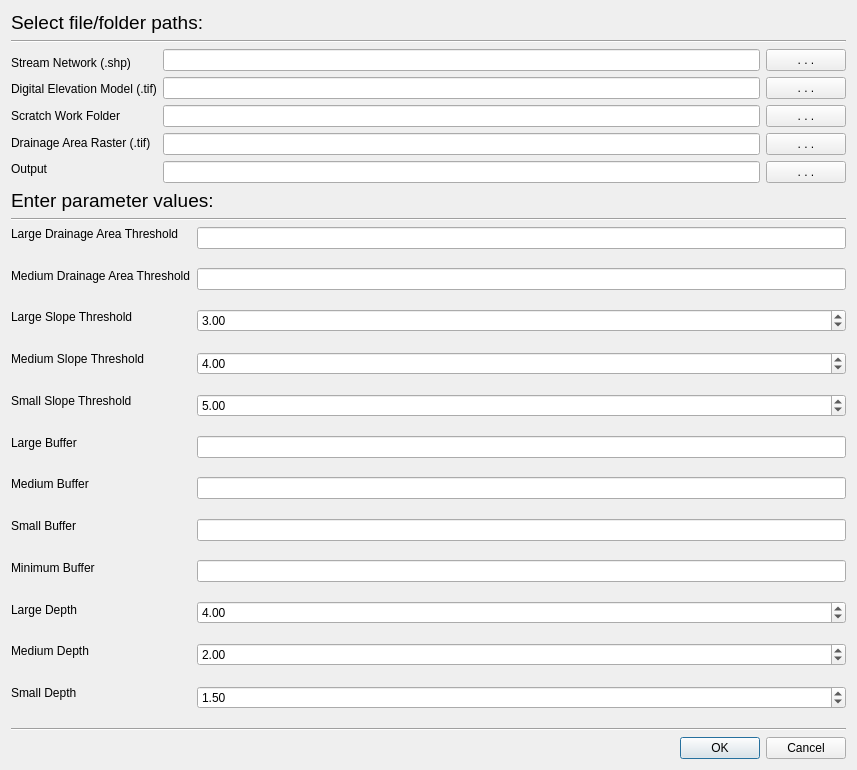
<?xml version="1.0" encoding="UTF-8"?>
<ui version="4.0">
 <class>Dialog</class>
 <widget class="QDialog" name="Dialog">
  <property name="geometry">
   <rect>
    <x>0</x>
    <y>0</y>
    <width>857</width>
    <height>770</height>
   </rect>
  </property>
  <property name="windowTitle">
   <string>Valley Bottom Extraction Tool</string>
  </property>
  <layout class="QGridLayout" name="gridLayout_2">
   <item row="0" column="0">
    <layout class="QVBoxLayout" name="verticalLayout_4">
     <item>
      <widget class="QLabel" name="label">
       <property name="font">
        <font>
         <pointsize>14</pointsize>
        </font>
       </property>
       <property name="text">
        <string>Select file/folder paths:</string>
       </property>
      </widget>
     </item>
     <item>
      <spacer name="verticalSpacer_37">
       <property name="orientation">
        <enum>Qt::Vertical</enum>
       </property>
       <property name="sizeHint" stdset="0">
        <size>
         <width>20</width>
         <height>40</height>
        </size>
       </property>
      </spacer>
     </item>
     <item>
      <widget class="Line" name="line_2">
       <property name="orientation">
        <enum>Qt::Horizontal</enum>
       </property>
      </widget>
     </item>
     <item>
      <layout class="QHBoxLayout" name="horizontalLayout_3">
       <item>
        <layout class="QVBoxLayout" name="verticalLayout_6">
         <item>
          <spacer name="verticalSpacer_3">
           <property name="orientation">
            <enum>Qt::Vertical</enum>
           </property>
           <property name="sizeHint" stdset="0">
            <size>
             <width>20</width>
             <height>40</height>
            </size>
           </property>
          </spacer>
         </item>
         <item>
          <widget class="QLabel" name="label_stream">
           <property name="text">
            <string>Stream Network (.shp)</string>
           </property>
          </widget>
         </item>
         <item>
          <spacer name="verticalSpacer_5">
           <property name="orientation">
            <enum>Qt::Vertical</enum>
           </property>
           <property name="sizeHint" stdset="0">
            <size>
             <width>20</width>
             <height>40</height>
            </size>
           </property>
          </spacer>
         </item>
         <item>
          <widget class="QLabel" name="label_DEM">
           <property name="text">
            <string>Digital Elevation Model (.tif)</string>
           </property>
          </widget>
         </item>
         <item>
          <spacer name="verticalSpacer_2">
           <property name="orientation">
            <enum>Qt::Vertical</enum>
           </property>
           <property name="sizeHint" stdset="0">
            <size>
             <width>20</width>
             <height>40</height>
            </size>
           </property>
          </spacer>
         </item>
         <item>
          <widget class="QLabel" name="label_scratch">
           <property name="text">
            <string>Scratch Work Folder</string>
           </property>
          </widget>
         </item>
         <item>
          <spacer name="verticalSpacer">
           <property name="orientation">
            <enum>Qt::Vertical</enum>
           </property>
           <property name="sizeHint" stdset="0">
            <size>
             <width>20</width>
             <height>40</height>
            </size>
           </property>
          </spacer>
         </item>
         <item>
          <widget class="QLabel" name="label_da">
           <property name="text">
            <string>Drainage Area Raster (.tif)</string>
           </property>
          </widget>
         </item>
         <item>
          <spacer name="verticalSpacer_4">
           <property name="orientation">
            <enum>Qt::Vertical</enum>
           </property>
           <property name="sizeHint" stdset="0">
            <size>
             <width>20</width>
             <height>40</height>
            </size>
           </property>
          </spacer>
         </item>
         <item>
          <widget class="QLabel" name="label_output">
           <property name="text">
            <string>Output</string>
           </property>
          </widget>
         </item>
         <item>
          <spacer name="verticalSpacer_6">
           <property name="orientation">
            <enum>Qt::Vertical</enum>
           </property>
           <property name="sizeHint" stdset="0">
            <size>
             <width>20</width>
             <height>40</height>
            </size>
           </property>
          </spacer>
         </item>
        </layout>
       </item>
       <item>
        <layout class="QVBoxLayout" name="verticalLayout_7">
         <item>
          <spacer name="verticalSpacer_19">
           <property name="orientation">
            <enum>Qt::Vertical</enum>
           </property>
           <property name="sizeHint" stdset="0">
            <size>
             <width>20</width>
             <height>40</height>
            </size>
           </property>
          </spacer>
         </item>
         <item>
          <widget class="QLineEdit" name="lineEdit_stream"/>
         </item>
         <item>
          <spacer name="verticalSpacer_20">
           <property name="orientation">
            <enum>Qt::Vertical</enum>
           </property>
           <property name="sizeHint" stdset="0">
            <size>
             <width>20</width>
             <height>40</height>
            </size>
           </property>
          </spacer>
         </item>
         <item>
          <widget class="QLineEdit" name="lineEdit_DEM"/>
         </item>
         <item>
          <spacer name="verticalSpacer_21">
           <property name="orientation">
            <enum>Qt::Vertical</enum>
           </property>
           <property name="sizeHint" stdset="0">
            <size>
             <width>20</width>
             <height>40</height>
            </size>
           </property>
          </spacer>
         </item>
         <item>
          <widget class="QLineEdit" name="lineEdit_scratch"/>
         </item>
         <item>
          <spacer name="verticalSpacer_22">
           <property name="orientation">
            <enum>Qt::Vertical</enum>
           </property>
           <property name="sizeHint" stdset="0">
            <size>
             <width>20</width>
             <height>40</height>
            </size>
           </property>
          </spacer>
         </item>
         <item>
          <widget class="QLineEdit" name="lineEdit_da"/>
         </item>
         <item>
          <spacer name="verticalSpacer_23">
           <property name="orientation">
            <enum>Qt::Vertical</enum>
           </property>
           <property name="sizeHint" stdset="0">
            <size>
             <width>20</width>
             <height>40</height>
            </size>
           </property>
          </spacer>
         </item>
         <item>
          <widget class="QLineEdit" name="lineEdit_output"/>
         </item>
         <item>
          <spacer name="verticalSpacer_24">
           <property name="orientation">
            <enum>Qt::Vertical</enum>
           </property>
           <property name="sizeHint" stdset="0">
            <size>
             <width>20</width>
             <height>40</height>
            </size>
           </property>
          </spacer>
         </item>
        </layout>
       </item>
       <item>
        <layout class="QVBoxLayout" name="verticalLayout_8">
         <item>
          <spacer name="verticalSpacer_40">
           <property name="orientation">
            <enum>Qt::Vertical</enum>
           </property>
           <property name="sizeHint" stdset="0">
            <size>
             <width>20</width>
             <height>40</height>
            </size>
           </property>
          </spacer>
         </item>
         <item>
          <widget class="QPushButton" name="pushButton_stream">
           <property name="text">
            <string>. . .</string>
           </property>
          </widget>
         </item>
         <item>
          <spacer name="verticalSpacer_42">
           <property name="orientation">
            <enum>Qt::Vertical</enum>
           </property>
           <property name="sizeHint" stdset="0">
            <size>
             <width>20</width>
             <height>40</height>
            </size>
           </property>
          </spacer>
         </item>
         <item>
          <widget class="QPushButton" name="pushButton_DEM">
           <property name="text">
            <string>. . .</string>
           </property>
          </widget>
         </item>
         <item>
          <spacer name="verticalSpacer_41">
           <property name="orientation">
            <enum>Qt::Vertical</enum>
           </property>
           <property name="sizeHint" stdset="0">
            <size>
             <width>20</width>
             <height>40</height>
            </size>
           </property>
          </spacer>
         </item>
         <item>
          <widget class="QPushButton" name="pushButton_scratch">
           <property name="text">
            <string>. . .</string>
           </property>
          </widget>
         </item>
         <item>
          <spacer name="verticalSpacer_39">
           <property name="orientation">
            <enum>Qt::Vertical</enum>
           </property>
           <property name="sizeHint" stdset="0">
            <size>
             <width>20</width>
             <height>40</height>
            </size>
           </property>
          </spacer>
         </item>
         <item>
          <widget class="QPushButton" name="pushButton_da">
           <property name="text">
            <string>. . .</string>
           </property>
          </widget>
         </item>
         <item>
          <spacer name="verticalSpacer_38">
           <property name="orientation">
            <enum>Qt::Vertical</enum>
           </property>
           <property name="sizeHint" stdset="0">
            <size>
             <width>20</width>
             <height>40</height>
            </size>
           </property>
          </spacer>
         </item>
         <item>
          <widget class="QPushButton" name="pushButton_output">
           <property name="text">
            <string>. . .</string>
           </property>
          </widget>
         </item>
         <item>
          <spacer name="verticalSpacer_43">
           <property name="orientation">
            <enum>Qt::Vertical</enum>
           </property>
           <property name="sizeHint" stdset="0">
            <size>
             <width>20</width>
             <height>40</height>
            </size>
           </property>
          </spacer>
         </item>
        </layout>
       </item>
      </layout>
     </item>
     <item>
      <spacer name="verticalSpacer_44">
       <property name="orientation">
        <enum>Qt::Vertical</enum>
       </property>
       <property name="sizeHint" stdset="0">
        <size>
         <width>20</width>
         <height>40</height>
        </size>
       </property>
      </spacer>
     </item>
     <item>
      <widget class="QLabel" name="label_2">
       <property name="font">
        <font>
         <pointsize>14</pointsize>
        </font>
       </property>
       <property name="text">
        <string>Enter parameter values:</string>
       </property>
      </widget>
     </item>
     <item>
      <spacer name="verticalSpacer_45">
       <property name="orientation">
        <enum>Qt::Vertical</enum>
       </property>
       <property name="sizeHint" stdset="0">
        <size>
         <width>20</width>
         <height>40</height>
        </size>
       </property>
      </spacer>
     </item>
     <item>
      <widget class="Line" name="line">
       <property name="orientation">
        <enum>Qt::Horizontal</enum>
       </property>
      </widget>
     </item>
     <item>
      <layout class="QHBoxLayout" name="horizontalLayout_2">
       <item>
        <layout class="QVBoxLayout" name="verticalLayout_3">
         <item>
          <widget class="QLabel" name="label_lgda">
           <property name="text">
            <string>Large Drainage Area Threshold</string>
           </property>
          </widget>
         </item>
         <item>
          <spacer name="verticalSpacer_7">
           <property name="orientation">
            <enum>Qt::Vertical</enum>
           </property>
           <property name="sizeHint" stdset="0">
            <size>
             <width>20</width>
             <height>40</height>
            </size>
           </property>
          </spacer>
         </item>
         <item>
          <widget class="QLabel" name="label_medda">
           <property name="text">
            <string>Medium Drainage Area Threshold</string>
           </property>
          </widget>
         </item>
         <item>
          <spacer name="verticalSpacer_8">
           <property name="orientation">
            <enum>Qt::Vertical</enum>
           </property>
           <property name="sizeHint" stdset="0">
            <size>
             <width>20</width>
             <height>40</height>
            </size>
           </property>
          </spacer>
         </item>
         <item>
          <widget class="QLabel" name="label_lgslope">
           <property name="text">
            <string>Large Slope Threshold</string>
           </property>
          </widget>
         </item>
         <item>
          <spacer name="verticalSpacer_9">
           <property name="orientation">
            <enum>Qt::Vertical</enum>
           </property>
           <property name="sizeHint" stdset="0">
            <size>
             <width>20</width>
             <height>40</height>
            </size>
           </property>
          </spacer>
         </item>
         <item>
          <widget class="QLabel" name="label_medslope">
           <property name="text">
            <string>Medium Slope Threshold</string>
           </property>
          </widget>
         </item>
         <item>
          <spacer name="verticalSpacer_10">
           <property name="orientation">
            <enum>Qt::Vertical</enum>
           </property>
           <property name="sizeHint" stdset="0">
            <size>
             <width>20</width>
             <height>40</height>
            </size>
           </property>
          </spacer>
         </item>
         <item>
          <widget class="QLabel" name="label_smslope">
           <property name="text">
            <string>Small Slope Threshold</string>
           </property>
          </widget>
         </item>
         <item>
          <spacer name="verticalSpacer_11">
           <property name="orientation">
            <enum>Qt::Vertical</enum>
           </property>
           <property name="sizeHint" stdset="0">
            <size>
             <width>20</width>
             <height>40</height>
            </size>
           </property>
          </spacer>
         </item>
         <item>
          <widget class="QLabel" name="label_lgbuf">
           <property name="text">
            <string>Large Buffer</string>
           </property>
          </widget>
         </item>
         <item>
          <spacer name="verticalSpacer_12">
           <property name="orientation">
            <enum>Qt::Vertical</enum>
           </property>
           <property name="sizeHint" stdset="0">
            <size>
             <width>20</width>
             <height>40</height>
            </size>
           </property>
          </spacer>
         </item>
         <item>
          <widget class="QLabel" name="label_medbuf">
           <property name="text">
            <string>Medium Buffer</string>
           </property>
          </widget>
         </item>
         <item>
          <spacer name="verticalSpacer_13">
           <property name="orientation">
            <enum>Qt::Vertical</enum>
           </property>
           <property name="sizeHint" stdset="0">
            <size>
             <width>20</width>
             <height>40</height>
            </size>
           </property>
          </spacer>
         </item>
         <item>
          <widget class="QLabel" name="label_smbuf">
           <property name="text">
            <string>Small Buffer</string>
           </property>
          </widget>
         </item>
         <item>
          <spacer name="verticalSpacer_14">
           <property name="orientation">
            <enum>Qt::Vertical</enum>
           </property>
           <property name="sizeHint" stdset="0">
            <size>
             <width>20</width>
             <height>40</height>
            </size>
           </property>
          </spacer>
         </item>
         <item>
          <widget class="QLabel" name="label_minbuf">
           <property name="text">
            <string>Minimum Buffer</string>
           </property>
          </widget>
         </item>
         <item>
          <spacer name="verticalSpacer_15">
           <property name="orientation">
            <enum>Qt::Vertical</enum>
           </property>
           <property name="sizeHint" stdset="0">
            <size>
             <width>20</width>
             <height>40</height>
            </size>
           </property>
          </spacer>
         </item>
         <item>
          <widget class="QLabel" name="label_lgdepth">
           <property name="text">
            <string>Large Depth</string>
           </property>
          </widget>
         </item>
         <item>
          <spacer name="verticalSpacer_16">
           <property name="orientation">
            <enum>Qt::Vertical</enum>
           </property>
           <property name="sizeHint" stdset="0">
            <size>
             <width>20</width>
             <height>40</height>
            </size>
           </property>
          </spacer>
         </item>
         <item>
          <widget class="QLabel" name="label_meddepth">
           <property name="text">
            <string>Medium Depth</string>
           </property>
          </widget>
         </item>
         <item>
          <spacer name="verticalSpacer_17">
           <property name="orientation">
            <enum>Qt::Vertical</enum>
           </property>
           <property name="sizeHint" stdset="0">
            <size>
             <width>20</width>
             <height>40</height>
            </size>
           </property>
          </spacer>
         </item>
         <item>
          <widget class="QLabel" name="label_smdepth">
           <property name="text">
            <string>Small Depth</string>
           </property>
          </widget>
         </item>
         <item>
          <spacer name="verticalSpacer_18">
           <property name="orientation">
            <enum>Qt::Vertical</enum>
           </property>
           <property name="sizeHint" stdset="0">
            <size>
             <width>20</width>
             <height>40</height>
            </size>
           </property>
          </spacer>
         </item>
        </layout>
       </item>
       <item>
        <layout class="QVBoxLayout" name="verticalLayout">
         <item>
          <widget class="QLineEdit" name="lineEdit_lgda">
           <property name="clearButtonEnabled">
            <bool>false</bool>
           </property>
          </widget>
         </item>
         <item>
          <spacer name="verticalSpacer_25">
           <property name="orientation">
            <enum>Qt::Vertical</enum>
           </property>
           <property name="sizeHint" stdset="0">
            <size>
             <width>20</width>
             <height>40</height>
            </size>
           </property>
          </spacer>
         </item>
         <item>
          <widget class="QLineEdit" name="lineEdit_medda"/>
         </item>
         <item>
          <spacer name="verticalSpacer_26">
           <property name="orientation">
            <enum>Qt::Vertical</enum>
           </property>
           <property name="sizeHint" stdset="0">
            <size>
             <width>20</width>
             <height>40</height>
            </size>
           </property>
          </spacer>
         </item>
         <item>
          <widget class="QDoubleSpinBox" name="SpinBox_lgslope">
           <property name="value">
            <double>3.000000000000000</double>
           </property>
          </widget>
         </item>
         <item>
          <spacer name="verticalSpacer_27">
           <property name="orientation">
            <enum>Qt::Vertical</enum>
           </property>
           <property name="sizeHint" stdset="0">
            <size>
             <width>20</width>
             <height>40</height>
            </size>
           </property>
          </spacer>
         </item>
         <item>
          <widget class="QDoubleSpinBox" name="SpinBox_medslope">
           <property name="value">
            <double>4.000000000000000</double>
           </property>
          </widget>
         </item>
         <item>
          <spacer name="verticalSpacer_28">
           <property name="orientation">
            <enum>Qt::Vertical</enum>
           </property>
           <property name="sizeHint" stdset="0">
            <size>
             <width>20</width>
             <height>40</height>
            </size>
           </property>
          </spacer>
         </item>
         <item>
          <widget class="QDoubleSpinBox" name="SpinBox_smslope">
           <property name="value">
            <double>5.000000000000000</double>
           </property>
          </widget>
         </item>
         <item>
          <spacer name="verticalSpacer_29">
           <property name="orientation">
            <enum>Qt::Vertical</enum>
           </property>
           <property name="sizeHint" stdset="0">
            <size>
             <width>20</width>
             <height>40</height>
            </size>
           </property>
          </spacer>
         </item>
         <item>
          <widget class="QLineEdit" name="lineEdit_lgbuf"/>
         </item>
         <item>
          <spacer name="verticalSpacer_30">
           <property name="orientation">
            <enum>Qt::Vertical</enum>
           </property>
           <property name="sizeHint" stdset="0">
            <size>
             <width>20</width>
             <height>40</height>
            </size>
           </property>
          </spacer>
         </item>
         <item>
          <widget class="QLineEdit" name="lineEdit_medbuf"/>
         </item>
         <item>
          <spacer name="verticalSpacer_31">
           <property name="orientation">
            <enum>Qt::Vertical</enum>
           </property>
           <property name="sizeHint" stdset="0">
            <size>
             <width>20</width>
             <height>40</height>
            </size>
           </property>
          </spacer>
         </item>
         <item>
          <widget class="QLineEdit" name="lineEdit_smbuf"/>
         </item>
         <item>
          <spacer name="verticalSpacer_32">
           <property name="orientation">
            <enum>Qt::Vertical</enum>
           </property>
           <property name="sizeHint" stdset="0">
            <size>
             <width>20</width>
             <height>40</height>
            </size>
           </property>
          </spacer>
         </item>
         <item>
          <widget class="QLineEdit" name="lineEdit_minbuf"/>
         </item>
         <item>
          <spacer name="verticalSpacer_33">
           <property name="orientation">
            <enum>Qt::Vertical</enum>
           </property>
           <property name="sizeHint" stdset="0">
            <size>
             <width>20</width>
             <height>40</height>
            </size>
           </property>
          </spacer>
         </item>
         <item>
          <widget class="QDoubleSpinBox" name="SpinBox_lgdepth">
           <property name="value">
            <double>4.000000000000000</double>
           </property>
          </widget>
         </item>
         <item>
          <spacer name="verticalSpacer_34">
           <property name="orientation">
            <enum>Qt::Vertical</enum>
           </property>
           <property name="sizeHint" stdset="0">
            <size>
             <width>20</width>
             <height>40</height>
            </size>
           </property>
          </spacer>
         </item>
         <item>
          <widget class="QDoubleSpinBox" name="SpinBox_meddepth">
           <property name="value">
            <double>2.000000000000000</double>
           </property>
          </widget>
         </item>
         <item>
          <spacer name="verticalSpacer_35">
           <property name="orientation">
            <enum>Qt::Vertical</enum>
           </property>
           <property name="sizeHint" stdset="0">
            <size>
             <width>20</width>
             <height>40</height>
            </size>
           </property>
          </spacer>
         </item>
         <item>
          <widget class="QDoubleSpinBox" name="SpinBox_smdepth">
           <property name="value">
            <double>1.500000000000000</double>
           </property>
          </widget>
         </item>
         <item>
          <spacer name="verticalSpacer_36">
           <property name="orientation">
            <enum>Qt::Vertical</enum>
           </property>
           <property name="sizeHint" stdset="0">
            <size>
             <width>20</width>
             <height>40</height>
            </size>
           </property>
          </spacer>
         </item>
        </layout>
       </item>
       <item>
        <layout class="QVBoxLayout" name="verticalLayout_2"/>
       </item>
      </layout>
     </item>
     <item>
      <widget class="Line" name="line_3">
       <property name="orientation">
        <enum>Qt::Horizontal</enum>
       </property>
      </widget>
     </item>
     <item>
      <layout class="QHBoxLayout" name="horizontalLayout">
       <item>
        <widget class="QDialogButtonBox" name="buttonBox">
         <property name="orientation">
          <enum>Qt::Horizontal</enum>
         </property>
         <property name="standardButtons">
          <set>QDialogButtonBox::Cancel|QDialogButtonBox::Ok</set>
         </property>
        </widget>
       </item>
      </layout>
     </item>
    </layout>
   </item>
  </layout>
 </widget>
 <resources/>
 <connections>
  <connection>
   <sender>buttonBox</sender>
   <signal>accepted()</signal>
   <receiver>Dialog</receiver>
   <slot>accept()</slot>
   <hints>
    <hint type="sourcelabel">
     <x>248</x>
     <y>254</y>
    </hint>
    <hint type="destinationlabel">
     <x>157</x>
     <y>274</y>
    </hint>
   </hints>
  </connection>
  <connection>
   <sender>buttonBox</sender>
   <signal>rejected()</signal>
   <receiver>Dialog</receiver>
   <slot>reject()</slot>
   <hints>
    <hint type="sourcelabel">
     <x>316</x>
     <y>260</y>
    </hint>
    <hint type="destinationlabel">
     <x>286</x>
     <y>274</y>
    </hint>
   </hints>
  </connection>
 </connections>
</ui>
